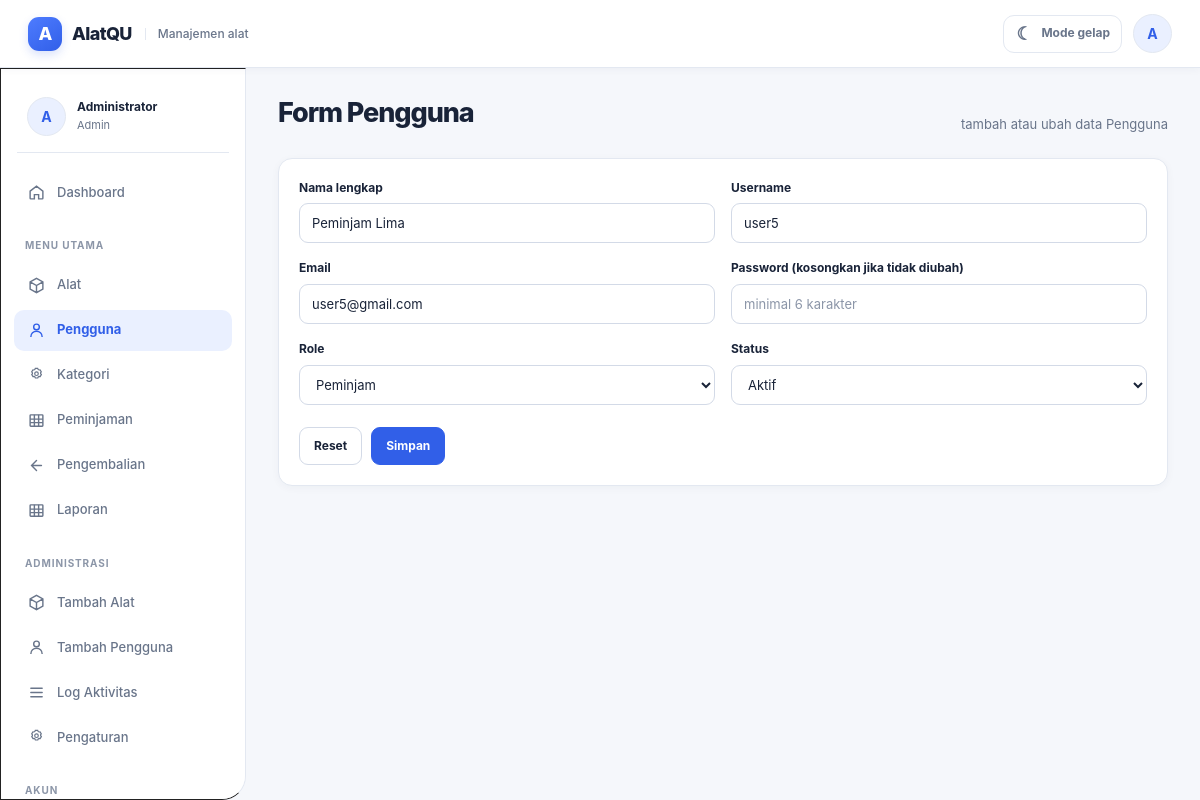
Page /index.php?route=users/edit/7 (signed in) on the committed database.
### tables this page shows
CREATE TABLE users(
  id INT UNSIGNED AUTO_INCREMENT PRIMARY KEY,
  nama VARCHAR(120) NOT NULL,
  username VARCHAR(60) NOT NULL UNIQUE,
  email VARCHAR(120) NOT NULL UNIQUE,
  password VARCHAR(255) NOT NULL,
  role_id TINYINT UNSIGNED NOT NULL,
  status ENUM('Aktif','Nonaktif') NOT NULL DEFAULT 'Aktif',
  created_at TIMESTAMP DEFAULT CURRENT_TIMESTAMP,
  updated_at TIMESTAMP DEFAULT CURRENT_TIMESTAMP ON UPDATE CURRENT_TIMESTAMP,
  INDEX idx_users_role(role_id),
  INDEX idx_users_status(status),
  CONSTRAINT fk_users_role FOREIGN KEY(role_id) REFERENCES roles(id)
);

CREATE TABLE roles(
  id TINYINT UNSIGNED AUTO_INCREMENT PRIMARY KEY,
  nama_role VARCHAR(30) NOT NULL UNIQUE
);

### controllers/UserController.php (called while the page is built, shortened)
<?php
require_once __DIR__ . '/../config/database.php';
require_once __DIR__ . '/../models/User.php';
class UserController
{
    private $model;
    public function __construct() { $this->db = Database::getConnection(); $this->model = new User($this->db); }
    public function form($id = null)
    {
        $user = $id ? $this->model->find($id) : null;
        $roles = $this->model->roles();
        require __DIR__ . '/../views/user/' . ($id ? 'edit' : 'create') . '.php';
    }
}

### index.php (called while the page is built)
<?php
require __DIR__ . '/router.php';

### config/database.php (called while the page is built, shortened)
<?php
require_once __DIR__ . '/config.php';
class Database
{
    private static $pdo = null;
    public static function getConnection(): PDO
    {
        $dsn = 'mysql:host=' . DB_HOST . ';port=' . DB_PORT . ';dbname=' . DB_NAME . ';charset=utf8mb4';
        try {
            self::$pdo = new PDO($dsn, DB_USER, DB_PASS, array(
                PDO::ATTR_ERRMODE => PDO::ERRMODE_EXCEPTION,
                PDO::ATTR_DEFAULT_FETCH_MODE => PDO::FETCH_ASSOC,
                PDO::ATTR_EMULATE_PREPARES => false,
            ));
        } catch (PDOException $e) {
            error_log('[NambutApp] Database connection failed: ' . $e->getMessage());
            throw new RuntimeException(
                'Koneksi database gagal. Pastikan MySQL/MariaDB aktif, extension PDO MySQL tersedia, database peminjaman sudah diimpor, dan kredensial di config/database.local.php benar.'
            );
        }
        return self::$pdo;
    }
}

### models/User.php (called while the page is built, shortened)
<?php
class User {
    private $db; public function __construct(PDO $db) { $this->db = $db; }
    public function find(int $id){ $s=$this->db->prepare('SELECT u.*, r.nama_role AS role FROM users u JOIN roles r ON r.id=u.role_id WHERE u.id=?'); $s->execute([$id]); return $s->fetch() ?: null; }
    public function roles(): array { return $this->db->query('SELECT * FROM roles ORDER BY id')->fetchAll(); }
}

### config/config.php (called while the page is built, shortened)
<?php
function e($value): string
{
    return htmlspecialchars((string)$value, ENT_QUOTES, 'UTF-8');
}

### views/user/edit.php (the view)
<?php $title='AlatQU';require __DIR__.'/../layouts/header.php';require __DIR__.'/../layouts/navbar.php';require __DIR__.'/../layouts/sidebar.php';?>
<main class="content">
<div class="page-head"><h1>Form Pengguna</h1><p>tambah atau ubah data Pengguna</p></div><?php if($error):?><div class="alert"><?=e($error)?></div><?php endif;?><form class="card form-card" method="post"><input type="hidden" name="_csrf" value="<?=csrf_token()?>"><div class="form-grid"><div class="field"><label>Nama lengkap</label><input class="input" name="nama" placeholder="Contoh: odik kicawww" value="<?=e($user['nama']??'')?>" required></div><div class="field"><label>Username</label><input class="input" name="username" placeholder="Contoh: odik134" value="<?=e($user['username']??'')?>" required></div><div class="field"><label>Email</label><input class="input" type="email" name="email" placeholder="Contoh: odik@gmail.com" value="<?=e($user['email']??'')?>" required></div><div class="field"><label>Password <?=isset($user)?'(kosongkan jika tidak diubah)':''?></label><input class="input" type="password" name="password" placeholder="minimal 6 karakter" <?=isset($user)?'':'required'?>></div><div class="field"><label>Role</label><select class="select" name="role_id" required><?php foreach($roles as $role):?><option value="<?=$role['id']?>" <?=((int)($user['role_id']??0)===$role['id'])?'selected':''?>><?=e($role['nama_role'])?></option><?php endforeach;?></select></div><div class="field"><label>Status</label><select class="select" name="status"><option value="Aktif" <?=($user['status']??'Aktif')==='Aktif'?'selected':''?>>Aktif</option><option value="Nonaktif" <?=($user['status']??'')==='Nonaktif'?'selected':''?>>Nonaktif</option></select></div></div><div class="form-actions"><button class="btn" type="reset">Reset</button><button class="btn btn-primary" type="submit">Simpan</button></div></form>
</main><?php require __DIR__.'/../layouts/footer.php';?>

### assets/css/style.css (style rules this page uses)
:root { --primary:#2563EB;--secondary:#60A5FA;--white:#FFFFFF;--background:#EEF4FF;--success:#00BF63;--danger:#DD0606;--text:#101010;--border:#222;--shadow:0 12px 25px rgba(0,0,0,.14) }
* { box-sizing:border-box }
body { margin:0;font-family:"Trebuchet MS",Arial,sans-serif;background:var(--background);color:var(--text) }
.content { padding:102px 32px 40px 332px;min-height:100vh;overflow-x:hidden }
.page-head { margin-bottom:28px }
.page-head h1 { font-size:36px;margin:0 0 4px }
.page-head p { margin:0;font-size:18px }
.card { background:#fff;border:1.5px solid #222;border-radius:26px;box-shadow:var(--shadow);padding:24px }
.btn { display:inline-flex;align-items:center;justify-content:center;gap:8px;border:1.5px solid #222;border-radius:18px;padding:11px 22px;font-weight:800;cursor:pointer;background:#fff;font-size:15px }
.btn-primary { background:var(--primary);color:#fff }
.form-card { max-width:850px }
.form-grid { display:grid;grid-template-columns:1fr 1fr;gap:18px }
.field { display:flex;flex-direction:column;gap:8px }
.field label { font-weight:800 }
.input,.select,.textarea { width:100%;border:1.5px solid #333;background:#fff;border-radius:18px;padding:14px 16px;font-size:16px;outline:none }
.form-actions { display:flex;gap:15px;margin-top:24px }

### assets/css/alatqu.css (style rules this page uses)
:root { color-scheme: light; --primary: #315fe8; --primary-hover: #244bc5; --primary-soft: #eaf0ff; --primary-contrast: #ffffff; --background: #f5f7fb; --surface: #ffffff; --surface-raised: #ffffff; --surface-muted: #f8faff; --text: #192338; --muted: #69758a; --subtle: #8c96a8; --border: #e3e8f1; --border-strong: #d3dae7; --success: #178454; --success-bg: #e9f8f0; --danger: #b42336; --danger-bg: #fff0f1; --warning: #96620a; --warning-bg: #fff7df; --shadow-sm: 0 2px 8px rgba(29, 45, 78, .04); --shadow-md: 0 12px 30px rgba(29, 45, 78, .07); --radius-sm: 9px; --radius-md: 14px; --radius-lg: 18px; }
* { box-sizing: border-box; }
html { min-height: 100%; background: var(--background); }
body { margin: 0; min-height: 100vh; background: var(--background); color: var(--text); font-family: Inter, -apple-system, BlinkMacSystemFont, "Segoe UI", Roboto, Arial, sans-serif; font-size: 14px; line-height: 1.55; -webkit-font-smoothing: antialiased; transition: background-color .18s ease, color .18s ease; }
button, input, select, textarea { font: inherit; }
button, a, label { -webkit-tap-highlight-color: transparent; }
.content { min-height: 100vh; overflow-x: hidden; padding: 96px 32px 42px 278px; }
.page-head { display: flex; align-items: flex-end; justify-content: space-between; gap: 16px; margin: 0 0 23px; }
.page-head h1 { margin: 0 0 4px; color: var(--text); font-size: 27px; line-height: 1.28; letter-spacing: -.04em; font-weight: 760; }
.page-head p { margin: 0; color: var(--muted); font-size: 13px; }
.card { min-width: 0; padding: 20px; background: var(--surface); border: 1px solid var(--border); border-radius: var(--radius-md); box-shadow: var(--shadow-sm); color: var(--text); transition: background-color .18s ease, border-color .18s ease; }
.btn { display: inline-flex; align-items: center; justify-content: center; gap: 7px; min-height: 38px; padding: 9px 14px; border: 1px solid var(--border-strong); border-radius: 9px; background: var(--surface); color: var(--text); font-size: 12px; font-weight: 680; line-height: 1.25; cursor: pointer; box-shadow: none; white-space: normal; transition: background .15s, border-color .15s, transform .15s, color .15s; }
.btn-primary { background: var(--primary); border-color: var(--primary); color: var(--primary-contrast); }
.form-actions { display: flex; flex-wrap: wrap; align-items: center; gap: 9px; margin-top: 22px; }
.form-card { max-width: 900px; }
.form-grid { display: grid; grid-template-columns: repeat(2, minmax(0, 1fr)); gap: 16px; }
.field { display: flex; flex-direction: column; gap: 6px; min-width: 0; }
.field label { color: var(--text); font-size: 12px; font-weight: 680; }
.input, .select, .textarea { width: 100%; min-width: 0; padding: 10px 12px; border: 1px solid var(--border-strong); border-radius: 9px; background: var(--surface); color: var(--text); font-size: 13px; line-height: 1.4; outline: none; box-shadow: none; }
.input, .select { min-height: 40px; }
.input::placeholder, .textarea::placeholder { color: var(--subtle); }

### rows in the picture
users: nama "Peminjam Lima", username "user5", email "user5@gmail.com", role_id "Peminjam", status "Aktif"

### other values in the picture
substr((string)(current_user()['nama'] ?? 'U'), 0, 1) "A"
substr((string)($navUser['nama'] ?? 'U'), 0, 1) "A"
$navUser['nama'] "Administrator"
$navUser['role'] "Admin"
